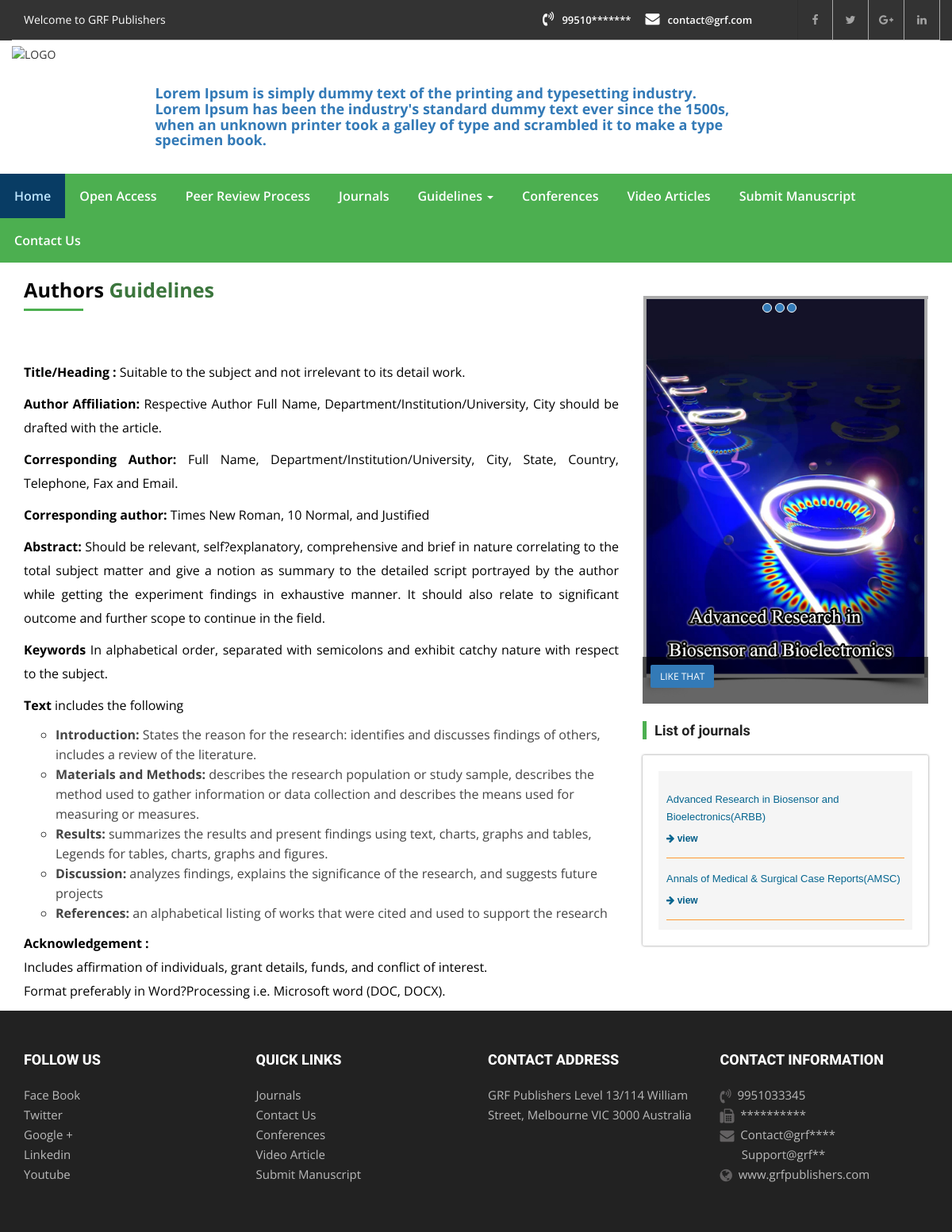
/index.php/home/for_author, run on an earlier commit of the app's database.
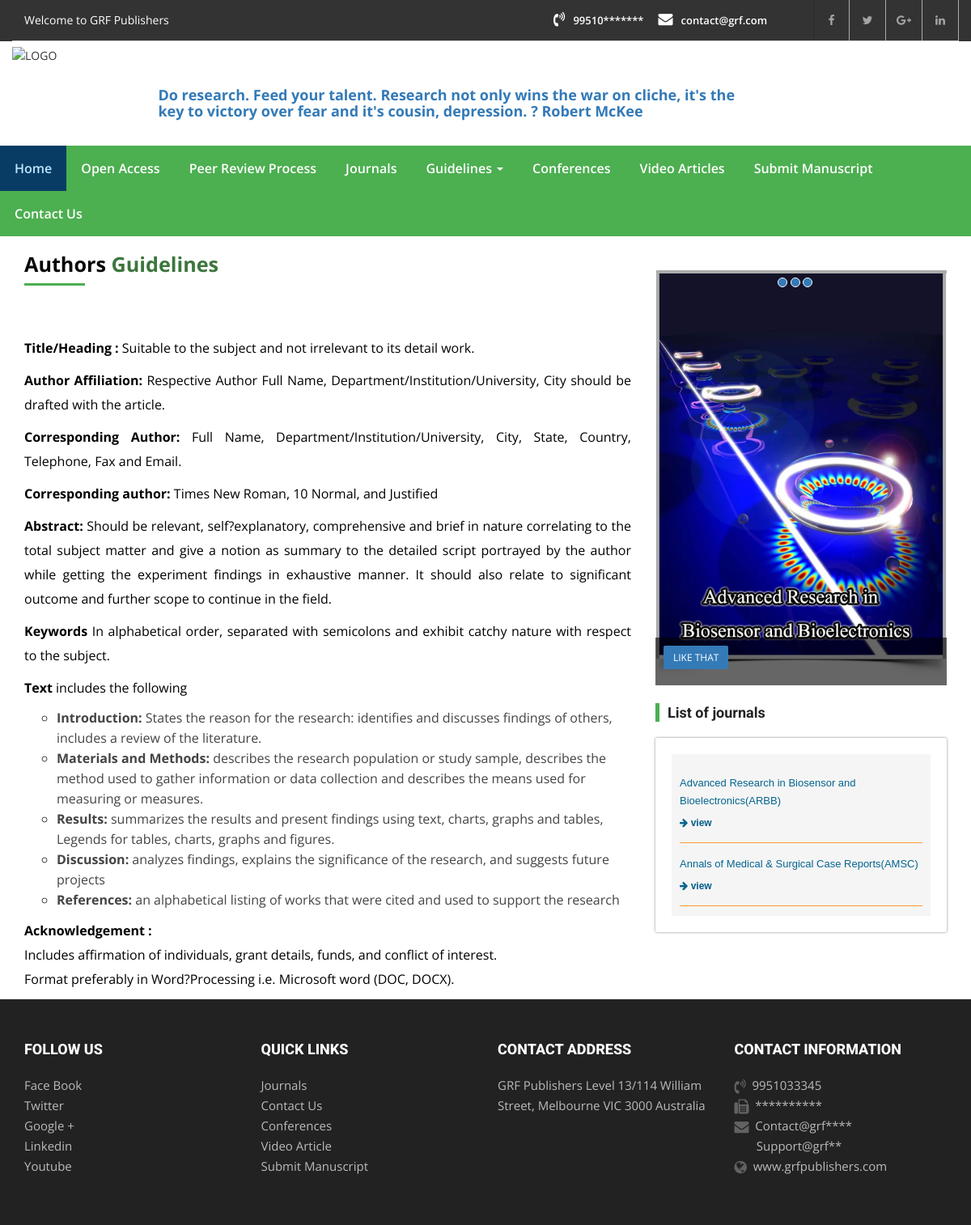
And on a later commit of the database.
### tables this page shows
CREATE TABLE `home_scroll` (
  `id` int(11) NOT NULL AUTO_INCREMENT,
  `scroll_content` text,
  `status` int(11) DEFAULT NULL,
  `create_at` datetime DEFAULT NULL,
  `update_at` datetime DEFAULT NULL,
  `create_by` int(11) DEFAULT NULL,
  PRIMARY KEY (`id`)
);

CREATE TABLE `grf_flyers` (
  `f_id` int(11) NOT NULL AUTO_INCREMENT,
  `title` varchar(250) DEFAULT NULL,
  `title_color` varchar(250) DEFAULT NULL,
  `fly_image` varchar(250) DEFAULT NULL,
  `fly_org_image` varchar(250) DEFAULT NULL,
  `status` int(11) DEFAULT '1',
  `create_at` datetime DEFAULT NULL,
  `create_by` int(11) DEFAULT NULL,
  `update_at` datetime DEFAULT NULL,
  PRIMARY KEY (`f_id`)
);

CREATE TABLE `journals` (
  `j_id` int(11) NOT NULL AUTO_INCREMENT,
  `category` int(11) DEFAULT NULL,
  `baneer_image` varchar(250) DEFAULT NULL,
  `title` varchar(250) DEFAULT NULL,
  `subject` varchar(250) DEFAULT NULL,
  `alt_tags` varchar(250) DEFAULT NULL,
  `seo_title` varchar(250) DEFAULT NULL,
  `seo_url` varchar(250) DEFAULT NULL,
  `seo_keywords` varchar(250) DEFAULT NULL,
  `seo_description` text,
  `key_words` text,
  `description` text,
  `prices` text,
  `status` int(11) DEFAULT '1',
  `create_at` datetime DEFAULT NULL,
  `update_at` datetime DEFAULT NULL,
  `create_by` int(11) DEFAULT NULL,
  PRIMARY KEY (`j_id`)
);

### application/controllers/Home.php (called while the page is built, shortened)
<?php
class Home extends CI_Controller {
	public function __construct()
	{
		$this->load->helper(array('form', 'url'));
		$this->load->library('form_validation');
		$this->load->library('session');
		$this->load->library('email');
		$this->load->library('user_agent');
		$this->load->helper('directory');
		$this->load->helper('security');
		$this->load->model('Home_model');
		}
	public function for_author()
	{
		$header['c_url']=base_url('');
		$header['scroll_data']=$this->Home_model->get_scrolling_content();
		$this->load->view('html/header',$header);
		$data['homapage_banners']=$this->Home_model->get_home_banners_list();
		$data['flyers_list']=$this->Home_model->get_flyers_list();
		$data['journals_list']=$this->Home_model->get_peer_review_process_journals_list();
		$this->load->view('html/for-author',$data);
		$this->load->view('html/footer');
	}
}

### index.php (called while the page is built, shortened)
<?php
require_once BASEPATH.'core/CodeIgniter.php';

### application/models/Home_model.php (called while the page is built, shortened)
<?php if ( ! defined('BASEPATH')) exit('No direct script access allowed');
class Home_model extends CI_Model
{
	public  function get_scrolling_content(){
		$this->db->select('*')->from('home_scroll');
        return $this->db->get()->row_array();
	}
	public  function get_home_banners_list(){
		$this->db->select('*')->from('home_banners');
		$this->db->where('status',1);
        return $this->db->get()->result_array();
	}
	public  function get_flyers_list(){
		$this->db->select('f_id,title,title_color,fly_image,fly_org_image')->from('grf_flyers');
		$this->db->where('status',1);
        return $this->db->get()->result_array();
	}
	public  function get_peer_review_process_journals_list(){
		$this->db->select('j_id,title,seo_url')->from('journals');
		$this->db->where('status',1);
        return $this->db->get()->result_array();
	}
}

### application/views/html/for-author.php (the view, shortened to what the rows shown need)
 <div class="container " >
 <br>
            <div class="row">
		   <div class="col-md-4 mt20">
		    <div id="myCarousel" class="carousel slide " data-ride="carousel">
            <div class="carousel-inner">
               <?php if(isset($flyers_list)&& count($flyers_list)>0){ ?>
						<?php $count=1;foreach($flyers_list as $list){ ?>
							<?php if($count==1){ ?>
									<div class="item active">
									   <img src="<?php echo base_url('assets/flyers_img/'.$list['fly_image']); ?>">
										<div class="carousel-caption">
										<p>
										<a class="btn btn-primary" href="javascript:void(0);">
									   <?php echo isset($list['title'])?$list['title']:''; ?></a></p>
										</div>
									</div>
							<?php } ?>
						<?php $count++;} ?>
					<?php } ?>
   			</div>
   			<ul class="list-group col-md-3 carousel-indicators">
                    <?php if(isset($flyers_list)&& count($flyers_list)>0){ ?>
					<?php $cnt=1;foreach($flyers_list as $list){ ?>
							<?php if($count=1){ ?>
								<li data-target="#myCarousel" data-slide-to="<?php echo $count; ?>" class="active"></li>
							<?php }else{ ?>
							        <li data-target="#myCarousel" data-slide-to="<?php echo $count; ?>" ></li>
							<?php } ?>
					<?php $cnt++;} ?>
				<?php } ?>
    		</ul>
        </div><br>
   <div class="sidebar side-bar right-sidebar">
      <div class="widget sidebar-newsletter">
         <div class="cp-newsletter-holder" id="pubmed">
            <marquee class="pubmed-articles" align="top" behavior="scroll" onmouseout="this.start();" onmouseover="this.stop();" direction="up" scrollamount="2" style="padding: 10px 0px 10px 0px;height: 200px;background: #f5f5f5;overflow:hidden;">
               <?php if(isset($journals_list)&& count($journals_list)>0){ ?>
					<?php foreach($journals_list as $list){ ?>
					   <ul>
						  <li style="padding:0px 0px 0px 10px">
							 <a href="<?php echo base_url('journals/view/'.base64_encode($list['j_id']).'/'.$list['seo_url']); ?>" target="_blank" style=" color:#05658F; text-decoration:none; padding:0px; margin:0px; font-weight:normal"><?php echo isset($list['title'])?$list['title']:''; ?></a><br>
						  </li>
					   </ul>
					   <p style="border-bottom:none; color: #05658F; text-decoration: none; font-weight: bold;">
						  <span class="" style="color: #05658F; text-decoration: none; font-weight: bold;"> <i class="fa fa-arrow-right" aria-hidden="true"></i> <a href="<?php echo base_url('journals/view/'.base64_encode($list['j_id']).'/'.$list['seo_url']); ?>"> view</a></span>
					   </p>
					   <p style="border-bottom:1px thin #ff9933; padding-top:0px"></p>
				<?php } ?>
			<?php } ?>
            </marquee>
         </div>
      </div>
   </div>
</div>
            </div>
        </div>

### application/views/html/header.php (shortened to what the rows shown need)
<!DOCTYPE html>
<html lang="en">
<head>
        <link href="<?php echo base_url(); ?>assets/vendor/bootstrap/css/bootstrap.min.css" rel="stylesheet">
		 <link href="<?php echo base_url(); ?>assets/vendor/css/bootstrapValidator.min.css" rel="stylesheet">
        <link href="<?php echo base_url(); ?>assets/vendor/css/style.css" rel="stylesheet" type="text/css" media="screen">
        <link href="<?php echo base_url(); ?>assets/vendor/css/custom.css" rel="stylesheet" type="text/css" media="screen">
        <link href="<?php echo base_url(); ?>assets/vendor/font-awesome/css/font-awesome.min.css" rel="stylesheet">
        <link href="<?php echo base_url(); ?>assets/vendor/css/atoz.css" rel="stylesheet" type="text/css">
        <link href="<?php echo base_url(); ?>assets/vendor/css/owl.carousel.css" rel="stylesheet" type="text/css" media="screen">
        <link href="<?php echo base_url(); ?>assets/vendor/css/owl.theme.css" rel="stylesheet" type="text/css" media="screen">
        <link href="<?php echo base_url(); ?>assets/vendor/css/yamm.css" rel="stylesheet" type="text/css">
        <link href="<?php echo base_url(); ?>assets/vendor/css/select.css" rel="stylesheet" type="text/css">
        <link href="<?php echo base_url(); ?>assets/vendor/rs-plugin/css/settings.css" rel="stylesheet" type="text/css" media="screen">
        <link href="<?php echo base_url(); ?>assets/vendor/css/rev-style.css" rel="stylesheet" type="text/css" media="screen">
        <link href="<?php echo base_url(); ?>assets/vendor/css/animate.css" rel="stylesheet" type="text/css" media="screen">
    </head>
    <body>
        <div class="header-logo-bar">
            <div class="container">
                <div class="row">
                    <div class="col-md-8 col-lg-8 hidden-xs ">
                        <div class="contact-info-blocks  hidden-xs ">
                           <marquee id='scroll_news' style="padding-top:50px" >
										<div onMouseOver="document.getElementById('scroll_news').stop();" onMouseOut="document.getElementById('scroll_news').start();"><h4 class="text-primary"><?php echo isset($scroll_data['scroll_content'])?$scroll_data['scroll_content']:''; ?> </h4></div>
									</marquee>
                        </div>
                    </div>
                </div>
            </div>
        </div>

What changed in the data, as far as the page shows it:
changed home_scroll: scroll_content "Lorem Ipsum is simply dummy text of the printing and typesetting industry. Lorem Ipsum has been the industry's standard dummy text ever since the 1500s, when an unknown printer took a galley of type and scrambled it to make a type specimen book." → "Do research. Feed your talent. Research not only wins the war on cliche, it's the key to victory over fear and it's cousin, depression. ? Robert McKee"
